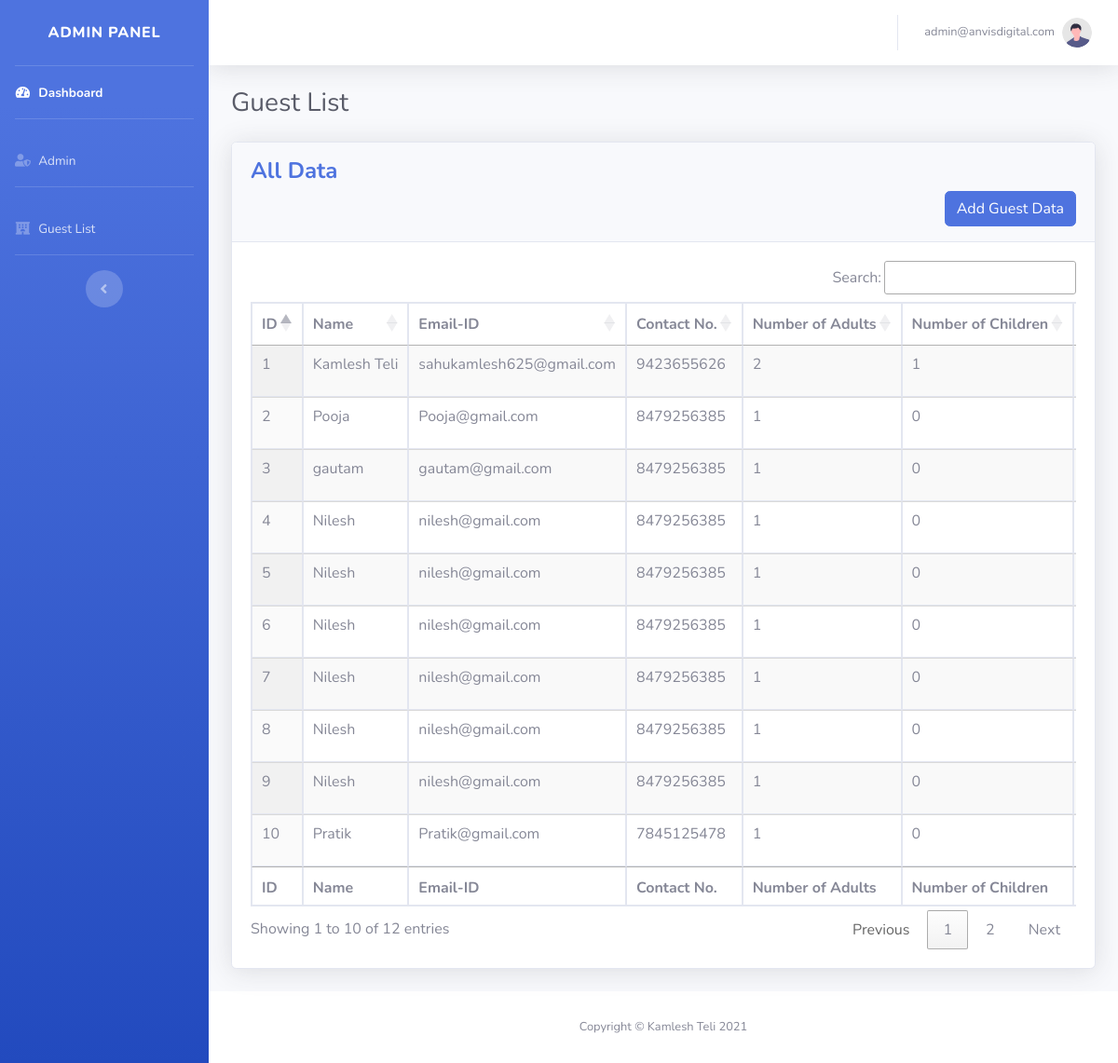
/admin/guests.php (signed in), run on the app's committed database.
### tables this page shows
CREATE TABLE `ad_guest_list` (
  `guestId` int(10) NOT NULL,
  `guestName` varchar(100) NOT NULL,
  `guestEmail` varchar(100) NOT NULL,
  `guestContact` varchar(20) NOT NULL,
  `noOfAdults` int(10) NOT NULL,
  `noOfChildren` int(10) NOT NULL,
  `checkIn` date NOT NULL,
  `checkOut` date NOT NULL,
  `roomCategory` varchar(50) NOT NULL,
  `status` tinyint(1) NOT NULL DEFAULT 1
);

### admin/guests.php (the view, shortened to what this page needs)
<?php
include('inc/settings.php');
include('inc/header.php');
include('inc/navbar.php');
?>
<div class="container-fluid">
    <div class="d-sm-flex align-items-center justify-content-between mb-4">
        <h1 class="h3 mb-0 text-gray-800">Guest List</h1>
    </div>
    <div class="card shadow mb-4">
        <div class="card-header py-3">
            <h4 class=" font-weight-bold text-primary">All Data</h4>
            <button type="button" class="btn btn-primary float-right" data-toggle="modal" data-target="#addguestdata">
                Add Guest Data
            </button>
        </div>
        <div class="card-body">
            <?php
            $query = "SELECT * FROM  ad_guest_list WHERE status='1'";
            $query_run = mysqli_query($connection, $query);
            ?>
            <div class="table-responsive">
                <table class="table table-bordered display nowrap" id="dataTable" width="100%" cellspacing="0">
                    <thead>
                        <tr>
                            <th>ID</th>
                            <th>Name</th>
                            <th>Email-ID</th>
                            <th>Contact No.</th>
                            <th>Number of Adults</th>
                            <th>Number of Children</th>
                            <th>Check-In Date</th>
                        </tr>
                    </thead>
                    <tfoot>
                        <tr>
                            <th>ID</th>
                            <th>Name</th>
                            <th>Email-ID</th>
                            <th>Contact No.</th>
                            <th>Number of Adults</th>
                            <th>Number of Children</th>
                            <th>Check-In Date</th>
                        </tr>
                    </tfoot>
                    <tbody>
                        <?php
                        if (mysqli_num_rows($query_run) > 0) {
                            while ($row = mysqli_fetch_assoc($query_run)) {
                        ?>
                                <tr>
                                    <td><?php echo $row['guestId']; ?></td>
                                    <td><?php echo $row['guestName']; ?></td>
                                    <td><?php echo $row['guestEmail']; ?></td>
                                    <td><?php echo $row['guestContact']; ?></td>
                                    <td><?php echo $row['noOfAdults']; ?></td>
                                    <td><?php echo $row['noOfChildren']; ?></td>
                                    <td><?php echo $row['checkIn']; ?></td>
                                </tr>
                        <?php
                            }
                        } ?>
                    </tbody>
                </table>
            </div>
        </div>
    </div>
</div>
</div>
<?php
include('inc/footer.php');
?>

### admin/inc/header.php (shortened to what this page needs)
<!DOCTYPE html>
<html lang="en">
<head>
    <link href="vendor/fontawesome-free/css/all.min.css" rel="stylesheet" type="text/css">
    <link href="css/sb-admin-2.min.css" rel="stylesheet">
    <link rel="stylesheet" type="text/css" href="https://cdn.datatables.net/1.11.3/css/jquery.dataTables.min.css" />
    <link rel="stylesheet" type="text/css" href="https://cdn.datatables.net/buttons/2.0.1/css/buttons.dataTables.min.css" />
    <link rel="stylesheet" type="text/css" href="https://cdn.datatables.net/datetime/1.1.1/css/dataTables.dateTime.min.css" />
</head>
<body id="page-top">
    <div id="wrapper">

### admin/inc/navbar.php (shortened to what this page needs)
<ul class="navbar-nav bg-gradient-primary sidebar sidebar-dark accordion" id="accordionSidebar">
    <a class="sidebar-brand d-flex align-items-center justify-content-center" href="index.php">
        <div class="sidebar-brand-text mx-3">Admin Panel</div>
    </a>
    <hr class="sidebar-divider my-0">
    <li class="nav-item active">
        <a class="nav-link" href="index.php">
            <i class="fas fa-fw fa-tachometer-alt"></i>
            <span>Dashboard</span></a>
    </li>
    <hr class="sidebar-divider">
    <li class="nav-item">
        <a class="nav-link" href="register.php">
            <i class="fas fa-fw fa-user-shield"></i>
            <span>Admin</span></a>
    </li>
    <hr class="sidebar-divider">
    <li class="nav-item">
        <a class="nav-link" href="guests.php">
            <i class="fas fa-fw fa-hotel"></i>
            <span>Guest List</span></a>
    </li>
    <hr class="sidebar-divider d-none d-md-block">
    <div class="text-center d-none d-md-inline">
        <button class="rounded-circle border-0" id="sidebarToggle"></button>
    </div>
</ul>
<div id="content-wrapper" class="d-flex flex-column">
    <div id="content">
        <nav class="navbar navbar-expand navbar-light bg-white topbar mb-4 static-top shadow">
            <ul class="navbar-nav ml-auto">
                <li class="nav-item dropdown no-arrow">
                    <a class="nav-link dropdown-toggle" href="#" id="userDropdown" role="button" data-toggle="dropdown" aria-haspopup="true" aria-expanded="false">
                        <span class="mr-2 d-none d-lg-inline text-gray-600 small"><?php echo $_SESSION['username']; ?></span>
                        <img class="img-profile rounded-circle" src="img/undraw_profile.svg">
                    </a>
                </li>
            </ul>
        </nav>

### admin/inc/footer.php
<footer class="sticky-footer bg-white">
    <div class="container my-auto">
        <div class="copyright text-center my-auto">
            <span>Copyright &copy; Kamlesh Teli 2021</span>
        </div>
    </div>
</footer>
</div>
</body>
</html>

### data on the page
ad_guest_list: guestId "1", guestName "Kamlesh Teli", guestEmail "sahukamlesh625@gmail.com", guestContact "9423655626", noOfAdults "2", noOfChildren "1"
ad_guest_list: guestId "2", guestName "Pooja", guestEmail "Pooja@gmail.com", guestContact "8479256385", noOfAdults "1", noOfChildren "0"
ad_guest_list: guestId "3", guestName "gautam", guestEmail "gautam@gmail.com", guestContact "8479256385", noOfAdults "1", noOfChildren "0"
ad_guest_list: guestId "4", guestName "Nilesh", guestEmail "nilesh@gmail.com", guestContact "8479256385", noOfAdults "1", noOfChildren "0"
ad_guest_list: guestId "5", guestName "Nilesh", guestEmail "nilesh@gmail.com", guestContact "8479256385", noOfAdults "1", noOfChildren "0"
ad_guest_list: guestId "6", guestName "Nilesh", guestEmail "nilesh@gmail.com", guestContact "8479256385", noOfAdults "1", noOfChildren "0"
ad_guest_list: guestId "7", guestName "Nilesh", guestEmail "nilesh@gmail.com", guestContact "8479256385", noOfAdults "1", noOfChildren "0"
ad_guest_list: guestId "8", guestName "Nilesh", guestEmail "nilesh@gmail.com", guestContact "8479256385", noOfAdults "1", noOfChildren "0"
ad_guest_list: guestId "9", guestName "Nilesh", guestEmail "nilesh@gmail.com", guestContact "8479256385", noOfAdults "1", noOfChildren "0"
ad_guest_list: guestId "10", guestName "Pratik", guestEmail "Pratik@gmail.com", guestContact "7845125478", noOfAdults "1", noOfChildren "0"

### other printed values
$_SESSION['username'] "admin@anvisdigital.com"
